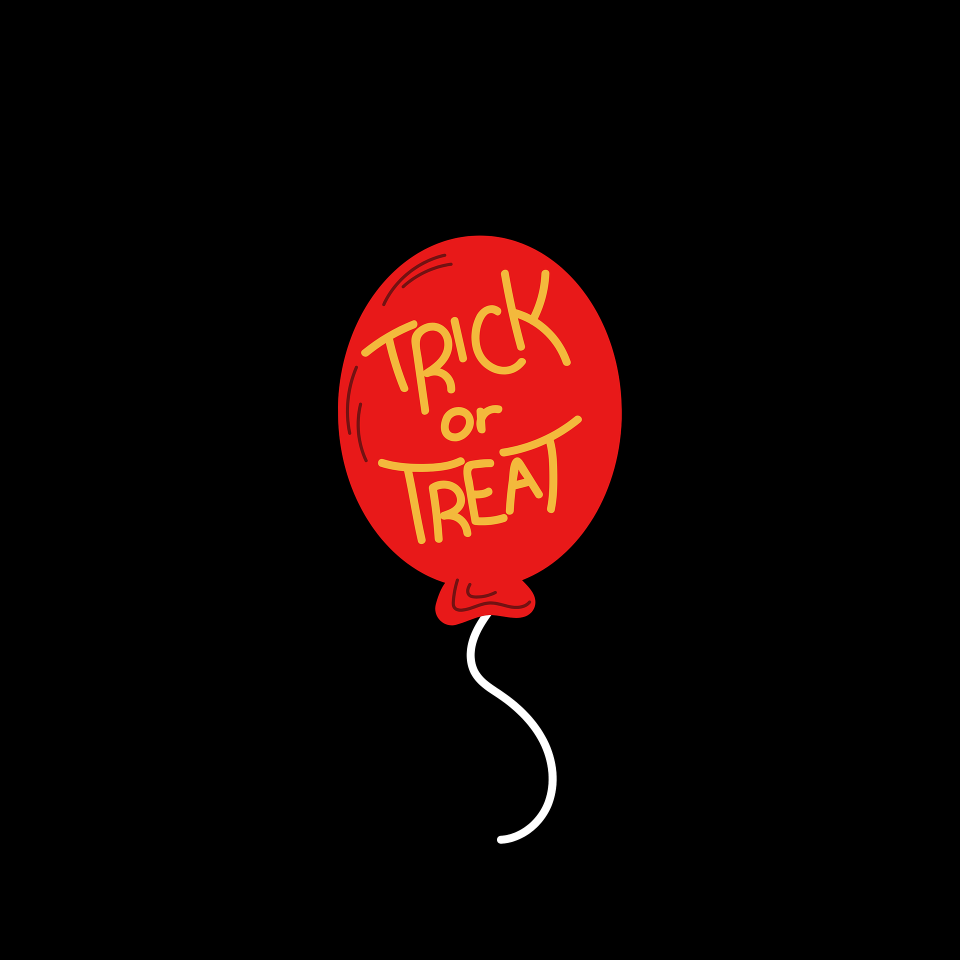
#> input picture week2_python/sub/trick-9136139_1920.png, 1920 x 1920 px (shown at 1/2 size); its folder holds only this picture in this run
$ python submission1.py
#> lines starting #> are read from the running program, lines starting #| are printed output that depends on the picture
from pathlib import Path
import cv2

dirPath = Path('sub')
imgPath = Path(dirPath, 'trick-9136139_1920.png')

img = cv2.imread(str(imgPath), cv2.IMREAD_UNCHANGED)
#> img is the input picture: shape (1920, 1920, 4); mean B, G, R, A 3.3, 4.9, 21.2, 255
if img is None:
    print(f"There is no image in {imgPath}")
    exit() # Exit if the image didn't load

img_height, img_width = img.shape[:2]
#> img_height = 1920; img_width = 1920
max_height = 1920
max_width = 1080
# By default, the scale is 1.0 (no change)
scale = 1.0
# Check if the image is too tall
if img_height > max_height:
    # Calculate the scale needed to fit the height
    scale = max_height / img_height

# Check if the image is too wide, Use min() to find the *smallest* scale.
# This is the one that will make *both* dimensions fit.
if img_width > max_width:
    scale = min(scale, max_width / img_width)
#> scale = 0.562

# We also convert to int, as pixel dimensions must be whole numbers.
new_height = int(img_height * scale)
#> new_height = 1080
new_width = int(img_width * scale)
#> new_width = 1080

if scale < 1.0:
    img = cv2.resize(img, (new_width, new_height), interpolation=cv2.INTER_AREA)
#> img: shape (1080, 1080, 4)

winName = 'Assignment #2 by krokodeele'
source = img.copy()
leftup_corners=[]
rightdown_corners=[]
msg_line = 0


# [44 lines left out: function drawrectangle, not called in this run]


cv2.namedWindow(winName)
# highgui function called when mouse events occur
cv2.setMouseCallback(winName, lambda action, x, y, flags, userdata: drawrectangle(action, x, y, flags, userdata))
k = 0
# loop until escape character is pressed
while k!=27 :
    display = source.copy()
    cv2.putText(source,'''Choose leftUP corner, and drag on rightDOWN,
                      Press ESC to exit and c to clear''' ,
              (10,30), cv2.FONT_HERSHEY_SIMPLEX,
              0.7,(255,255,255,255), 2 )
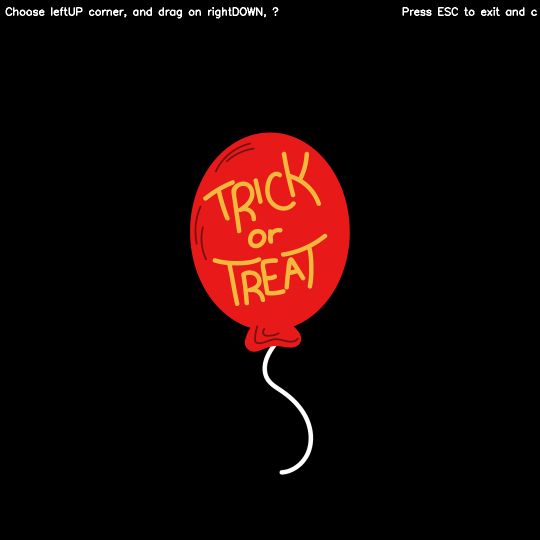
#> source: shape (1080, 1080, 4) (shown at 1/2 size); mean B, G, R, A 4.4, 6, 22.3, 255
    cv2.imshow(winName, display)
    k = cv2.waitKey(20) & 0xFF
#> (key Esc is pressed here)
    # if 'c' is pressed, clear the image
    if k == ord('c'):
        source = img.copy()
        leftup_corners = []
        rightdown_corners = []
        msg_line = 0

cv2.destroyAllWindows()
